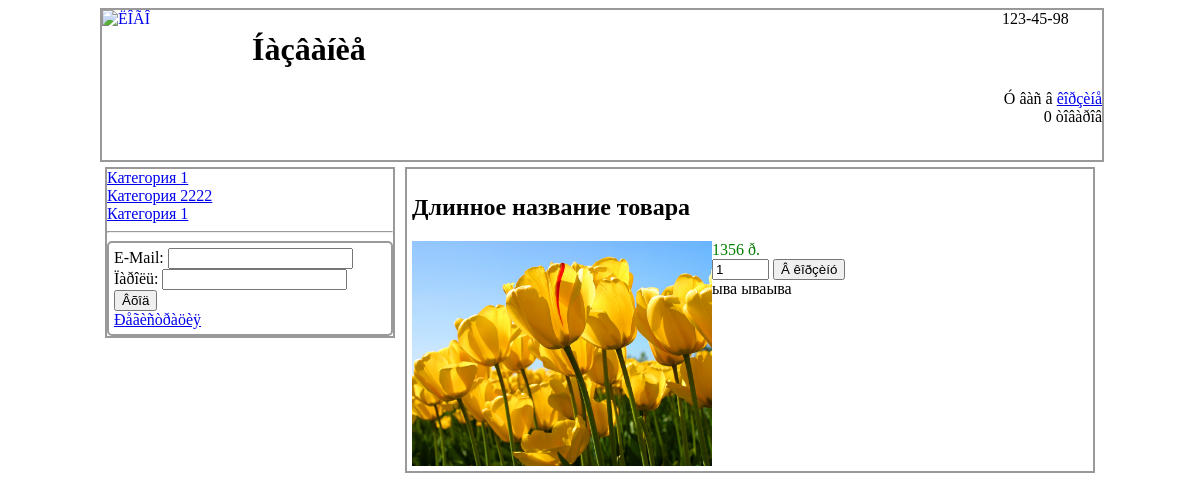
The app's page /tovar.php?id=5 with its own data.
### tables this page shows
CREATE TABLE IF NOT EXISTS `category` (
  `id` tinyint(4) NOT NULL AUTO_INCREMENT,
  `nazv` varchar(255) NOT NULL,
  PRIMARY KEY (`id`)
);

CREATE TABLE IF NOT EXISTS `tovary` (
  `id` smallint(6) NOT NULL AUTO_INCREMENT,
  `nazv` varchar(255) NOT NULL,
  `cena` mediumint(9) NOT NULL,
  `opis` text NOT NULL,
  `photo` varchar(255) NOT NULL,
  `spec` tinyint(4) NOT NULL,
  `id_cat` tinyint(4) NOT NULL,
  PRIMARY KEY (`id`),
  KEY `id_cat` (`id_cat`)
);

### tovar.php (the view, shortened to what this page needs)
<?php
require("templates/header.php");
$sql="SELECT * FROM tovary WHERE id=$_GET[id]";
$rez=mysql_query($sql);
$tov=mysql_fetch_array($rez);
echo "<h2>$tov[nazv]</h2>
<img src='photos/$tov[photo]' width=300 align=left>";
if($tov[spec]) echo "<font color=green>$tov[cena] ð.</font>";
else echo "$tov[cena] ð.";
?>
<form>
	<input type="text" name="kol" value="1" size="4">
    <input type="submit" name="add_cart" value="Â êîðçèíó">
</form>
<?php
echo $tov[opis];
require("templates/footer.php");
?>

### templates/header.php (shortened to what this page needs)
<!doctype html>
<html>
<head>
</head>
<body>
<div id="page">
	<div id="header">
    	<div class="phone">123-45-98</div>
    	<a href="index.php"><img src="#" alt="ËÎÃÎ" width="150" height="150" align="left"></a>
        <h1>Íàçâàíèå</h1>
        <div align="right">Ó âàñ â <a href="cart.php">êîðçèíå</a><br>
        <?php echo count($_SESSION[kol_tov]); ?> òîâàðîâ</div>
    </div>
    <div id="left">
    	<?php
		$sql="SELECT * FROM category";
		$rez=mysql_query($sql);
		while($cat=mysql_fetch_array($rez))
		{
			echo "<a href='category.php?id=$cat[id]'>$cat[nazv]</a><br>";
		}
		?>
        <hr>
        <?php
		if($_SESSION[id])
		{
			echo "Çäðàâñòâóéòå! <a href='?quit=ok'>âûõîä</a>";
		} else
		{
			?>
			<form method="post">
				E-Mail: <input type="text" name="email"><br>
				Ïàðîëü: <input type="password" name="pwd"><br>
				<input type="submit" name="ok_auth" value="Âõîä"><br>
				<a href="reg.php">Ðåãèñòðàöèÿ</a>
			</form>
			<?php
		}
		?>
    </div>
    <div id="content">

### templates/header.php (style rules this page uses)
#page { width:1000px; margin:0 auto; }
#header { float:left; border:solid 2px #999; width:1000px; }
.phone { float:right; width:100px; }
#left { float:left; border:solid 2px #999; width:286px; margin:5px; }
#content { float:left; border:solid 2px #999; width:676px; margin:5px; padding:5px; }
#left form { border:solid 2px #999; border-radius:5px; padding:5px; }

### records on screen
category: nazv "Категория 1"
category: nazv "Категория 2222"
category: nazv "Категория 1"
tovary: nazv "Длинное название товара", photo (picture), cena "1356", opis "ыва ываыва"

### other values on screen
count($_SESSION[kol_tov]) "0"
